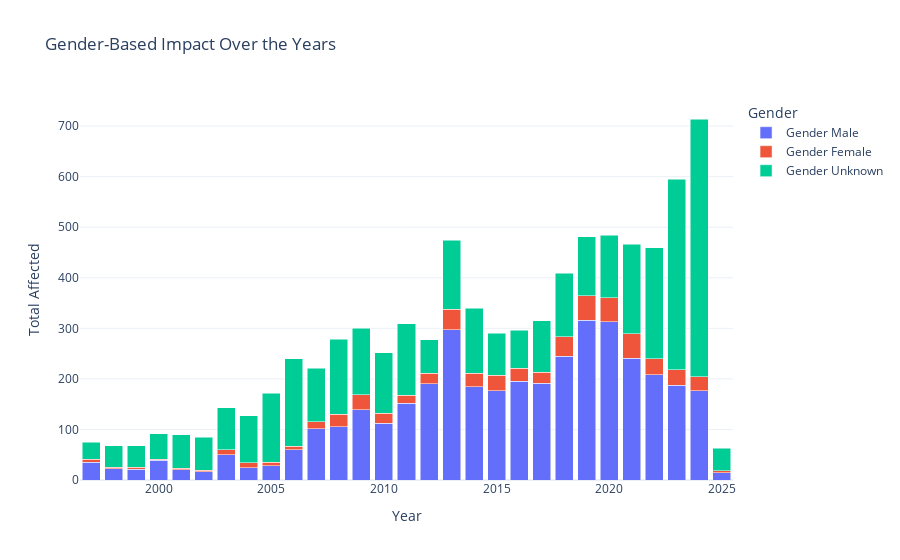

The notebook cell saved with this chart:
### Markdown cell above
### Gender

### Code cell
import plotly.express as px

df_gender = df1.groupby("Year")[["Gender Male", "Gender Female", "Gender Unknown"]].sum().reset_index()

fig = px.bar(df_gender, x="Year", y=["Gender Male", "Gender Female", "Gender Unknown"],
             title="Gender-Based Impact Over the Years",
             labels={"value": "Number of Victims", "variable": "Gender"},
             barmode="stack", template="plotly_white")

fig.update_layout(xaxis_title="Year", yaxis_title="Total Affected",
                  legend_title="Gender", bargap=0.2)

fig.show()

### Figure 1 — Plotly figure (JSON) as saved in the notebook; plotly's stock layout.template omitted (floating-point values rounded to 4 significant figures)
{"data": [{"alignmentgroup": "True", "hovertemplate": "Gender=Gender Male<br>Year=%{x}<br>Number of Victims=%{y}<extra></extra>", "legendgroup": "Gender Male", "marker": {"color": "#636efa", "pattern": {"shape": ""}}, "name": "Gender Male", "offsetgroup": "Gender Male", "orientation": "v", "showlegend": true, "textposition": "auto", "type": "bar", "x": [1997, 1998, 1999, 2000, 2001, 2002, 2003, 2004, 2005, 2006, 2007, 2008, 2009, 2010, 2011, 2012, 2013, 2014, 2015, 2016, 2017, 2018, 2019, 2020, 2021, 2022, 2023, 2024, 2025], "xaxis": "x", "y": [35, 22, 21, 39, 20, 16, 50, 24, 28, 60, 101, 105, 139, 112, 152, 190, 297, 184, 177, 195, 191, 245, 316, 313, 241, 208, 187, 177, 14], "yaxis": "y"}, {"alignmentgroup": "True", "hovertemplate": "Gender=Gender Female<br>Year=%{x}<br>Number of Victims=%{y}<extra></extra>", "legendgroup": "Gender Female", "marker": {"color": "#EF553B", "pattern": {"shape": ""}}, "name": "Gender Female", "offsetgroup": "Gender Female", "orientation": "v", "showlegend": true, "textposition": "auto", "type": "bar", "x": [1997, 1998, 1999, 2000, 2001, 2002, 2003, 2004, 2005, 2006, 2007, 2008, 2009, 2010, 2011, 2012, 2013, 2014, 2015, 2016, 2017, 2018, 2019, 2020, 2021, 2022, 2023, 2024, 2025], "xaxis": "x", "y": [6, 3, 4, 2, 3, 3, 10, 10, 7, 7, 14, 25, 30, 20, 16, 21, 41, 27, 30, 26, 22, 38, 48, 47, 48, 32, 31, 27, 4], "yaxis": "y"}, {"alignmentgroup": "True", "hovertemplate": "Gender=Gender Unknown<br>Year=%{x}<br>Number of Victims=%{y}<extra></extra>", "legendgroup": "Gender Unknown", "marker": {"color": "#00cc96", "pattern": {"shape": ""}}, "name": "Gender Unknown", "offsetgroup": "Gender Unknown", "orientation": "v", "showlegend": true, "textposition": "auto", "type": "bar", "x": [1997, 1998, 1999, 2000, 2001, 2002, 2003, 2004, 2005, 2006, 2007, 2008, 2009, 2010, 2011, 2012, 2013, 2014, 2015, 2016, 2017, 2018, 2019, 2020, 2021, 2022, 2023, 2024, 2025], "xaxis": "x", "y": [34, 43, 43, 50, 67, 66, 83, 93, 137, 173, 106, 148, 131, 120, 141, 66, 136, 129, 83, 75, 102, 126, 117, 124, 177, 219, 377, 510, 45], "yaxis": "y"}], "layout": {"bargap": 0.2, "barmode": "stack", "legend": {"title": {"text": "Gender"}, "tracegroupgap": 0}, "title": {"text": "Gender-Based Impact Over the Years"}, "xaxis": {"anchor": "y", "domain": [0, 1], "title": {"text": "Year"}}, "yaxis": {"anchor": "x", "domain": [0, 1], "title": {"text": "Total Affected"}}}}
